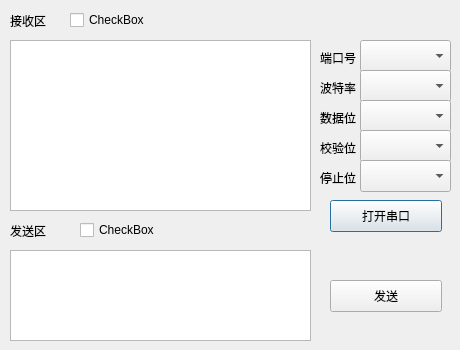
<?xml version="1.0" encoding="UTF-8"?>
<ui version="4.0">
 <class>SerialDialog</class>
 <widget class="QDialog" name="SerialDialog">
  <property name="geometry">
   <rect>
    <x>0</x>
    <y>0</y>
    <width>460</width>
    <height>350</height>
   </rect>
  </property>
  <property name="minimumSize">
   <size>
    <width>460</width>
    <height>350</height>
   </size>
  </property>
  <property name="maximumSize">
   <size>
    <width>460</width>
    <height>350</height>
   </size>
  </property>
  <property name="windowTitle">
   <string>SerialDialog</string>
  </property>
  <widget class="QTextEdit" name="textEditReceive">
   <property name="geometry">
    <rect>
     <x>10</x>
     <y>40</y>
     <width>301</width>
     <height>171</height>
    </rect>
   </property>
  </widget>
  <widget class="QTextEdit" name="textEditSend">
   <property name="geometry">
    <rect>
     <x>10</x>
     <y>250</y>
     <width>301</width>
     <height>91</height>
    </rect>
   </property>
  </widget>
  <widget class="QLabel" name="label">
   <property name="geometry">
    <rect>
     <x>10</x>
     <y>13</y>
     <width>58</width>
     <height>16</height>
    </rect>
   </property>
   <property name="text">
    <string>接收区</string>
   </property>
  </widget>
  <widget class="QLabel" name="label_2">
   <property name="geometry">
    <rect>
     <x>10</x>
     <y>223</y>
     <width>58</width>
     <height>16</height>
    </rect>
   </property>
   <property name="text">
    <string>发送区</string>
   </property>
  </widget>
  <widget class="QLabel" name="label_3">
   <property name="geometry">
    <rect>
     <x>320</x>
     <y>50</y>
     <width>41</width>
     <height>16</height>
    </rect>
   </property>
   <property name="text">
    <string>端口号</string>
   </property>
  </widget>
  <widget class="QComboBox" name="comboBoxSerialPort">
   <property name="geometry">
    <rect>
     <x>360</x>
     <y>40</y>
     <width>91</width>
     <height>32</height>
    </rect>
   </property>
  </widget>
  <widget class="QComboBox" name="comboBoxSerialBaud">
   <property name="geometry">
    <rect>
     <x>360</x>
     <y>70</y>
     <width>91</width>
     <height>32</height>
    </rect>
   </property>
  </widget>
  <widget class="QLabel" name="label_4">
   <property name="geometry">
    <rect>
     <x>320</x>
     <y>80</y>
     <width>41</width>
     <height>16</height>
    </rect>
   </property>
   <property name="text">
    <string>波特率</string>
   </property>
  </widget>
  <widget class="QLabel" name="label_5">
   <property name="geometry">
    <rect>
     <x>320</x>
     <y>110</y>
     <width>41</width>
     <height>16</height>
    </rect>
   </property>
   <property name="text">
    <string>数据位</string>
   </property>
  </widget>
  <widget class="QComboBox" name="comboBoxSerialDataBits">
   <property name="geometry">
    <rect>
     <x>360</x>
     <y>100</y>
     <width>91</width>
     <height>32</height>
    </rect>
   </property>
  </widget>
  <widget class="QLabel" name="label_6">
   <property name="geometry">
    <rect>
     <x>320</x>
     <y>170</y>
     <width>41</width>
     <height>16</height>
    </rect>
   </property>
   <property name="text">
    <string>停止位</string>
   </property>
  </widget>
  <widget class="QComboBox" name="comboBoxSerialStopBits">
   <property name="geometry">
    <rect>
     <x>360</x>
     <y>130</y>
     <width>91</width>
     <height>32</height>
    </rect>
   </property>
  </widget>
  <widget class="QLabel" name="label_7">
   <property name="geometry">
    <rect>
     <x>320</x>
     <y>140</y>
     <width>41</width>
     <height>16</height>
    </rect>
   </property>
   <property name="text">
    <string>校验位</string>
   </property>
  </widget>
  <widget class="QComboBox" name="comboBoxSerialParity">
   <property name="geometry">
    <rect>
     <x>360</x>
     <y>160</y>
     <width>91</width>
     <height>32</height>
    </rect>
   </property>
  </widget>
  <widget class="QPushButton" name="pushButtonSerialOpen">
   <property name="geometry">
    <rect>
     <x>330</x>
     <y>200</y>
     <width>112</width>
     <height>32</height>
    </rect>
   </property>
   <property name="text">
    <string>打开串口</string>
   </property>
  </widget>
  <widget class="QPushButton" name="pushButtonSerialSend">
   <property name="geometry">
    <rect>
     <x>330</x>
     <y>280</y>
     <width>112</width>
     <height>32</height>
    </rect>
   </property>
   <property name="text">
    <string>发送</string>
   </property>
  </widget>
  <widget class="QCheckBox" name="checkBox_Tx">
   <property name="geometry">
    <rect>
     <x>80</x>
     <y>220</y>
     <width>86</width>
     <height>20</height>
    </rect>
   </property>
   <property name="text">
    <string>CheckBox</string>
   </property>
  </widget>
  <widget class="QCheckBox" name="checkBox_Rx">
   <property name="geometry">
    <rect>
     <x>70</x>
     <y>10</y>
     <width>86</width>
     <height>20</height>
    </rect>
   </property>
   <property name="text">
    <string>CheckBox</string>
   </property>
  </widget>
 </widget>
 <resources/>
 <connections/>
</ui>
